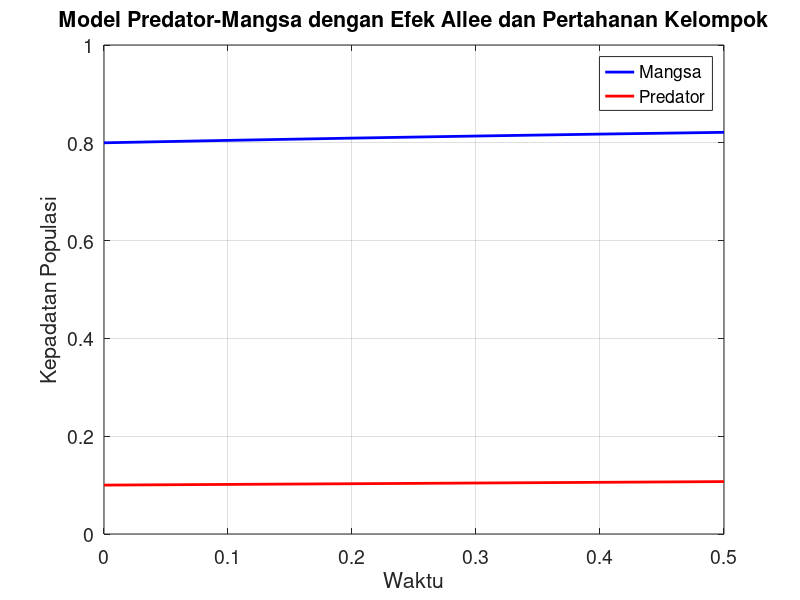

Write MATLAB code to recreate this figure.
function predator_prey_model()
    % Parameter
    r = 1;      % Laju pertumbuhan intrinsik mangsa
    K = 1;      % Kapasitas tampung lingkungan
    w = 0.3;    % Derajat efek Allee
    a = 0.6;    % Tingkat predasi
    b = 0.7;    % Konstanta dalam respon fungsional predator
    delta = 0.1;  % Tingkat kematian predator
    c = 0.4;    % Laju konversi predasi ke biomassa predator (bisa divariasikan)
    h = 0.1;    % Langkah integrasi numerik

    % Kondisi awal
    N0 = 0.8;   % Kepadatan populasi mangsa
    P0 = 0.1;   % Kepadatan populasi predator

    % Waktu simulasi
    tmax =0.5;
    t = 0:h:tmax;

    % Inisialisasi vektor solusi
    N = zeros(size(t));
    P = zeros(size(t));
    
    % Nilai awal
    N(1) = N0;
    P(1) = P0;
    
    % Integrasi numerik dengan metode Runge-Kutta orde 4
    for k = 1:length(t)-1
        [dN1, dP1] = dN_dP(N(k), P(k), r, K, h, a, b, delta, c, w);
        [dN2, dP2] = dN_dP(N(k) + 0.5*h*dN1, P(k) + 0.5*h*dP1, r, K, h, a, b, delta, c, w);
        [dN3, dP3] = dN_dP(N(k) + 0.5*h*dN2, P(k) + 0.5*h*dP2, r, K, h, a, b, delta, c, w);
        [dN4, dP4] = dN_dP(N(k) + h*dN3, P(k) + h*dP3, r, K, h, a, b, delta, c, w);

        N(k+1) = N(k) + h*(dN1 + 2*dN2 + 2*dN3 + dN4)/6;
        P(k+1) = P(k) + h*(dP1 + 2*dP2 + 2*dP3 + dP4)/6;
    end
    
    % Plot hasil
    figure;
    plot(t, N, '-b', 'DisplayName', 'Mangsa', 'LineWidth', 2);
    hold on;
    plot(t, P, '-r', 'DisplayName', 'Predator', 'LineWidth', 2);
    xlabel('Waktu');
    ylabel('Kepadatan Populasi');
    legend;
    title('Model Predator-Mangsa dengan Efek Allee dan Pertahanan Kelompok');
    grid on;
    set(gca, 'FontSize', 14); % Atur ukuran font pada grafik agar lebih jelas
end

function [dN, dP] = dN_dP(N, P, r, K, h, a, b, delta, c, w)
    % Persamaan diferensial untuk mangsa (N) dan predator (P)
    dN = r * N * (1 - N / K - h / (w + N)) - a * N * P / (b + N^2);
    dP = c * N * P / (b + N^2) - delta * P;
end
